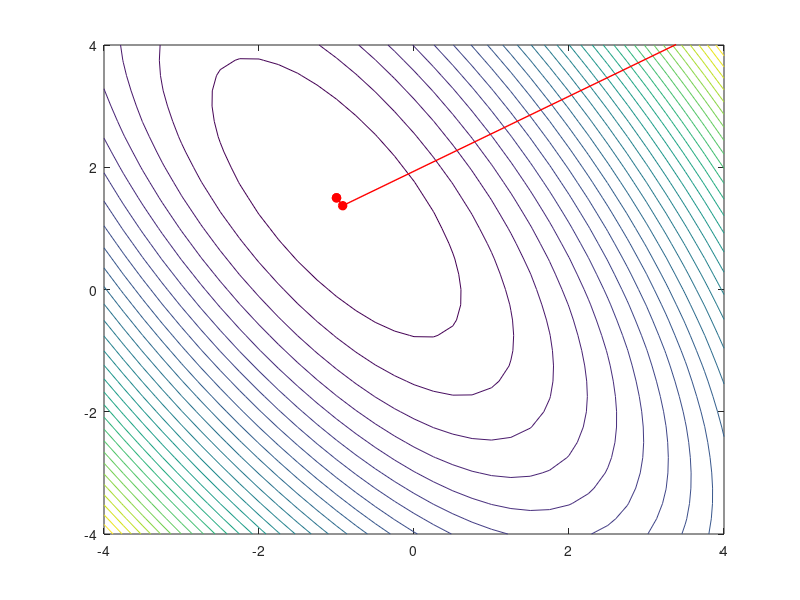

The MATLAB source for this figure:
clc; close all; clear;

x_range = -4:0.25:4;
y_range = -4:0.25:4;

[x1, x2] = meshgrid(x_range, y_range);

z = 2 * x1.^2 + x2.^2 + 2 * x1.*x2 + x1 - x2;

contour(x1, x2, z, 30);

A = [4 2;
     2 2];
b = [-1 1]';

x0 = [5, 5]';

vals = [x0];

g = A * x0 - b;
steps = 0;

while norm(A * x0 - b) > 0.001
    g = A * x0 - b;
    alpha = (g' * g) / (g' * A * g);
    x1 = x0 - alpha * g;
    vals = [vals x1];
    x0 = x1;
    steps = steps + 1;
end

disp("Steps : ")
disp(steps)

hold on;
plot(vals(1, :), vals(2, :), 'ro-', 'MarkerFaceColor', 'r', 'LineWidth', 1);
hold off;
